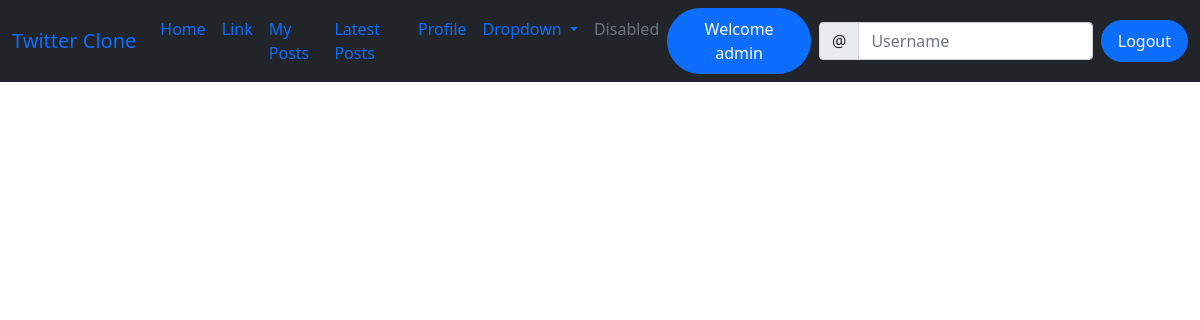
Before: /my-posts/ (signed in) with the older database file.
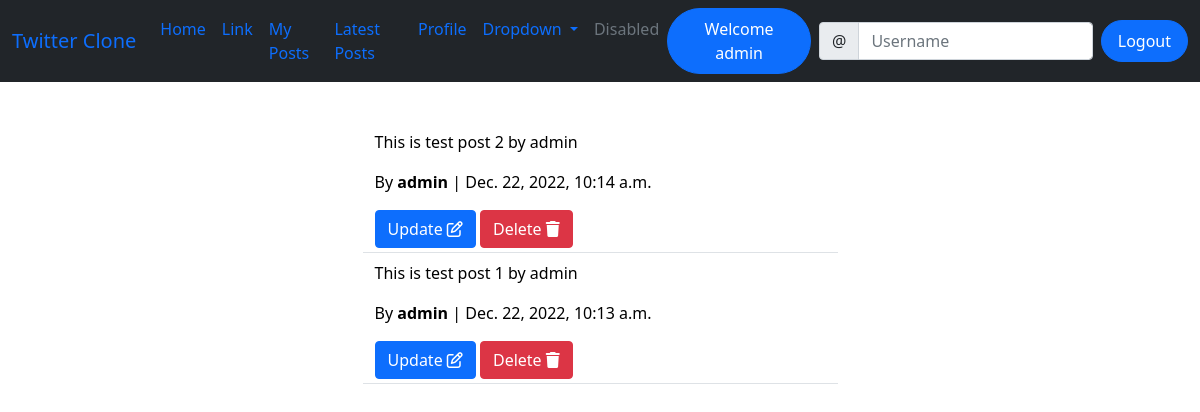
After: the same page with the newer database file.
### social/models.py (models this page shows)
class Post(models.Model):
    body = models.TextField()
    created_on = models.DateTimeField(default=timezone.now)
    author = models.ForeignKey(User, on_delete=models.CASCADE)

### social/views.py (the view)
# urls.py: path('my-posts/', my_posts, name='my-post-list'),
@login_required(login_url='index')
def my_posts(request):
    posts = Post.objects.filter(author=request.user).order_by('-created_on') # all posts - ordered by latest date
    form = PostForm()
    context = {
        'post_list': posts,
        'form': form
    }
    return render(request, 'social/my_post_list.html', context)

### social/forms.py
class PostForm(forms.ModelForm):
    body = forms.CharField(
        label='',
        widget=forms.Textarea(attrs={
            'rows': '3',
            'placeholder': 'Write something interesting...'
        })
    )
    class Meta:
        model = Post
        fields = ['body']

### templates/social/my_post_list.html
{% extends 'base.html' %}
{% load crispy_forms_tags %}
{% block content %}
<div class="container">
    {% for post in post_list %}
    <div class="row justify-content-center mt-2">
        <div class="col-md-5 col-sm-12 border-bottom">
            <a href="{% url 'post-detail' post.id %}" style="color: black; text-decoration: none;">
                <p>{{ post.body }}</p>
                <p class="mt-3">By <strong>{{ post.author }}</strong> | {{ post.created_on }}</p>
            </a>
            {% if request.user == post.author %}
                <a href="{% url 'post-edit' post.id %}" class="btn btn-primary mb-1">Update <i class="fa fa-edit"></i></a>
                <a href="{% url 'post-delete' post.id %}" class="btn btn-danger mb-1">Delete <i class="fas fa-trash"></i></a>
            {% endif %}
        </div>
    </div>
    {% endfor %}
</div>
{% endblock content %}

Changed rows visible on the page:
added Post: body "This is test post 2 by admin", author "admin", created_on "Dec. 22, 2022, 10:14 a.m.", shows "Update"
added Post: body "This is test post 1 by admin", author "admin", created_on "Dec. 22, 2022, 10:13 a.m.", shows "Update"
